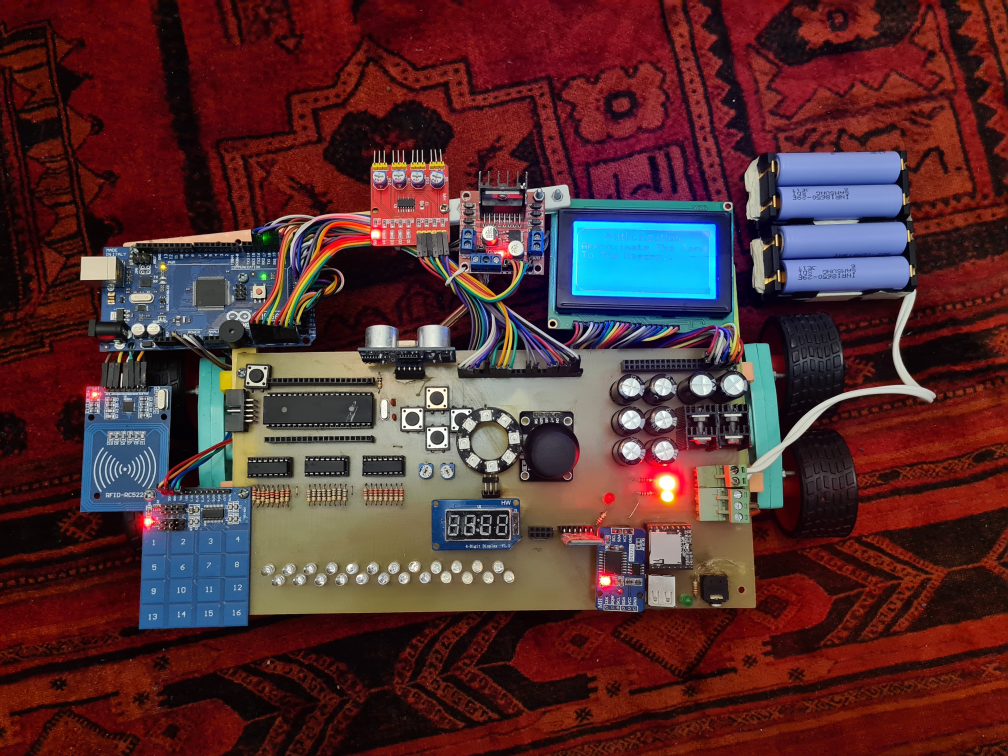
#> input picture Robot.jpg, 4032 x 3024 px, given in place of SensorHub1.jpg, which was not available (shown at 1/4 size)
$ python prep_images.py
#> lines starting #> are read from the running program, lines starting #| are printed output that depends on the picture
"""One-off: crop/resize photos into the exact frames the cards use.

Needs Pillow (the card builder itself is stdlib-only and just embeds the
results):  pip install pillow && python Scripts/readme/prep_images.py
"""

from __future__ import annotations

from pathlib import Path

from PIL import Image, ImageOps

ROOT = Path(__file__).resolve().parents[2]
OUT = ROOT / "Images" / "Cards"
SCALE = 1.5  # retina-ish without bloating the SVGs

# name: (source, frame w, frame h, focus x, focus y)  focus = 0..1 in the source
JOBS = {
    "sensorhub": ("Images/SensorHub1.jpg", 400, 320, 0.5, 0.58),
    "projectai": ("Images/ProjectAI.jpg", 400, 320, 0.52, 0.55),
    # website screenshots, shown inset in a frame (16:10, the whole 1440x900 capture)
    "shot-sadra-nl": ("Images/Screenshots/sadra-nl.jpg", 418, 261, 0.5, 0.0),
    "shot-prop-calculator": ("Images/Screenshots/prop-calculator.jpg", 418, 261, 0.5, 0.0),
    "shot-minomarkt-nl": ("Images/Screenshots/minomarkt-nl.jpg", 418, 261, 0.5, 0.0),
    # the early-lab robot, framed the same way
    "shot-robot": ("Images/Robot.jpg", 418, 261, 0.5, 0.5),
    # YouTube thumbnails: the videos are vertical, so keep the 9:16 middle
    "yt-line-detection": ("Images/YouTube/1142rRZ3rzc.jpg", 126, 224, 0.5, 0.5),
    "yt-lidar-ranging": ("Images/YouTube/_C8PnLK2SWA.jpg", 126, 224, 0.5, 0.5),
    "yt-indoor-test": ("Images/YouTube/abyVlfAETG0.jpg", 126, 224, 0.5, 0.5),
}


def crop_box(src_w: int, src_h: int, w: int, h: int, fx: float, fy: float) -> tuple[int, int, int, int]:
    aspect = w / h
    if src_w / src_h > aspect:
        ch, cw = src_h, round(src_h * aspect)
    else:
        cw, ch = src_w, round(src_w / aspect)
    left = min(max(round(fx * src_w - cw / 2), 0), src_w - cw)
    top = min(max(round(fy * src_h - ch / 2), 0), src_h - ch)
    return left, top, left + cw, top + ch


def main() -> None:
    OUT.mkdir(parents=True, exist_ok=True)
    for name, (src, w, h, fx, fy) in JOBS.items():
        im = ImageOps.exif_transpose(Image.open(ROOT / src)).convert("RGB")
#> im is the input picture: PIL image 4032x3024 RGB; mean R, G, B 84.6, 47.6, 49.1
        box = crop_box(*im.size, w, h, fx, fy)
#> box = (126, 0, 3906, 3024)
        im = im.crop(box).resize((round(w * SCALE), round(h * SCALE)), Image.LANCZOS)
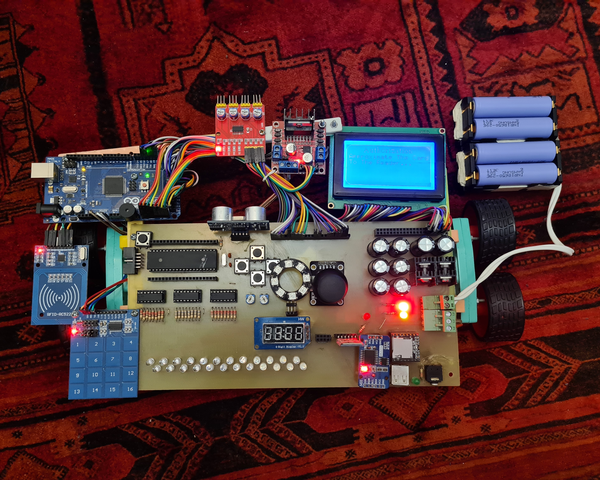
#> im: PIL image 600x480 RGB; mean R, G, B 85.4, 49.8, 51.7
        path = OUT / f"{name}.jpg"
        im.save(path, quality=74, optimize=True, progressive=True)
        print(f"{name:16} crop={box} -> {path.stat().st_size // 1024} KB")
#| sensorhub        crop=(126, 0, 3906, 3024) -> 60 KB
#> pass 2 of the loop in main, `for name, (src, w, h, fx, fy) in JOBS.items():`:
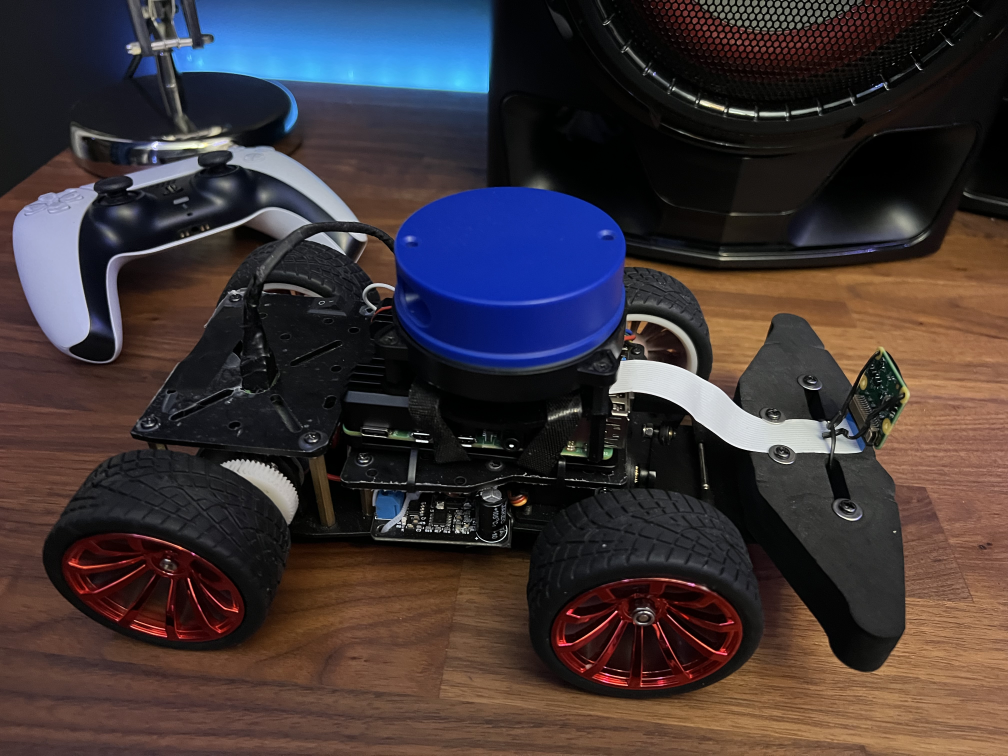
#> input picture ProjectAI.jpg, 4032 x 3024 px, found by its file name (shown at 1/4 size)
#> in main, im is the input picture: PIL image 4032x3024 RGB; mean R, G, B 62.3, 53.2, 55.8
#> in main, `im = im.crop(box).resize((round(w * SCALE), round(h * SCALE)), Image.L..`:
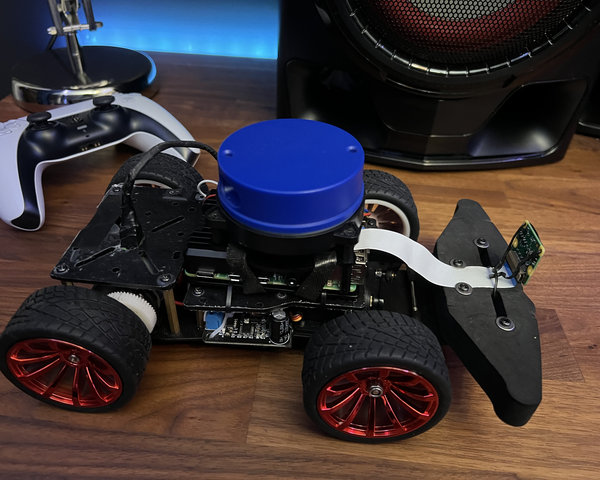
#> im: PIL image 600x480 RGB; mean R, G, B 61, 52.6, 55.5
#| projectai        crop=(207, 0, 3987, 3024) -> 44 KB
#> pass 3 of the loop in main, `for name, (src, w, h, fx, fy) in JOBS.items():`:
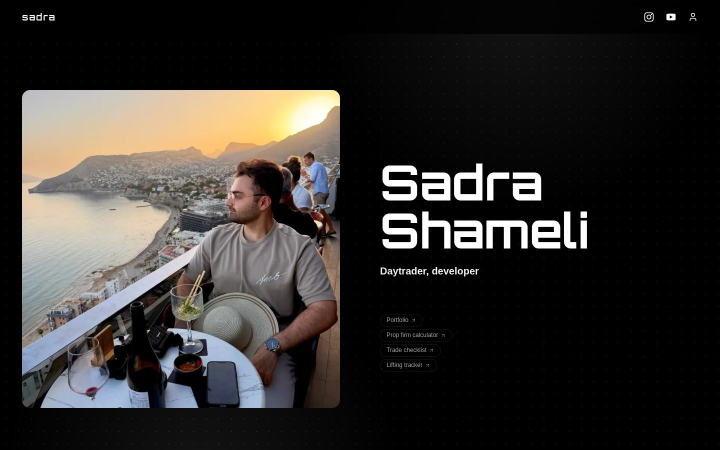
#> input picture Images/Screenshots/sadra-nl.jpg, 1440 x 900 px (shown at 1/2 size)
#> in main, im is the input picture: PIL image 1440x900 RGB; mean R, G, B 50.3, 47.3, 44.5
#> in main, `im = im.crop(box).resize((round(w * SCALE), round(h * SCALE)), Image.L..`:
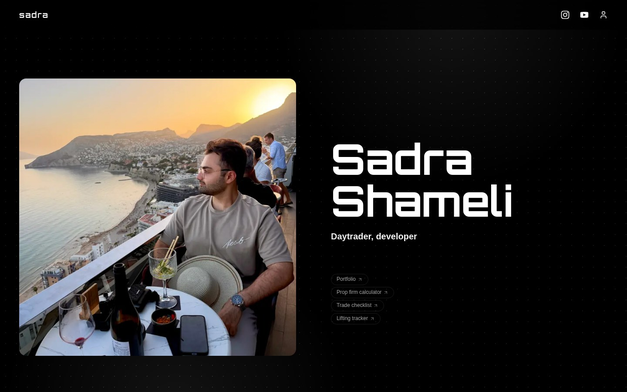
#> im: PIL image 627x392 RGB; mean R, G, B 50.4, 47.4, 44.5
#| shot-sadra-nl    crop=(0, 0, 1440, 899) -> 23 KB
#> the loop made 9 passes; the first 3 are shown


if __name__ == "__main__":
    main()
